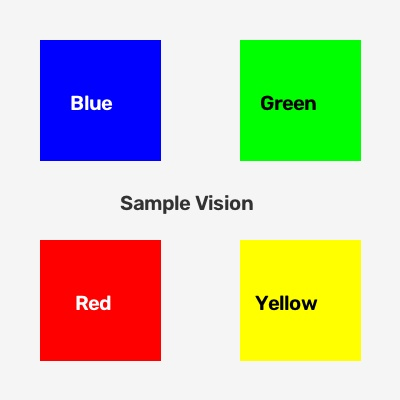
#> input picture images/sample.jpg, 400 x 400 px
$ python 04_segmentasi_dan_deteksi_warna_hsv.py
#> lines starting #> are read from the running program, lines starting #| are printed output that depends on the picture; after the words box and inside, x2 and y2 are one past the last pixel; in counts of white or black regions, pixels touching at a corner belong together
"""
=============================================================================
Modul 04: Segmentasi Warna dan Deteksi Objek Berdasarkan Warna (HSV)
=============================================================================
Deskripsi:
Program ini adalah teknik paling populer dalam Robotika Vision (Line follower warna,
ball tracking, marker tracking):
1. Mengonversi citra BGR ke ruang warna HSV
2. Menentukan rentang ambang batas bawah dan atas warna (Lower & Upper HSV bounds)
3. Membuat masker biner citra (cv2.inRange)
4. Membersihkan noise pada masker menggunakan operasi morfologi (Morphological Opening & Closing)
5. Mengisolasi objek target menggunakan Bitwise AND (cv2.bitwise_and)
6. Menemukan kontur, menghitung luas area, dan titik tengah (Centroid / koordinat X, Y)
7. Menggambar Bounding Box dan titik koordinat untuk kendali robot

Penulis: Pembelajaran Robotik & Vision
=============================================================================
"""

import os
import cv2
import numpy as np
import matplotlib.pyplot as plt

def main():
    current_dir = os.path.dirname(os.path.abspath(__file__))
    image_path = os.path.join(current_dir, "images", "sample.jpg")

    # 1. Membaca gambar
    img_bgr = cv2.imread(image_path)
#> img_bgr is the input picture: shape (400, 400, 3); mean B, G, R 178, 200.6, 200.6
    if img_bgr is None:
        print("[ERROR] File gambar tidak ditemukan!")
        return

    # 2. Konversi ruang warna dari BGR ke HSV
    # Di OpenCV: H berkisar 0-179, S berkisar 0-255, V berkisar 0-255
    img_hsv = cv2.cvtColor(img_bgr, cv2.COLOR_BGR2HSV)
#> img_hsv: shape (400, 400, 3); mean H, S, V 26, 92.4, 245.7

    # =========================================================================
    # MENENTUKAN RENTANG WARNA TARGET (Contoh: Objek Berwarna Biru)
    # =========================================================================
    # Panduan umum nilai Hue di OpenCV:
    # Merah: 0-10 & 160-179, Kuning: 20-35, Hijau: 35-85, Biru: 90-130
    lower_blue = np.array([90, 80, 80], dtype=np.uint8)
    upper_blue = np.array([130, 255, 255], dtype=np.uint8)

    # 3. Membuat masker biner: piksel dalam rentang menjadi 255 (putih), sisanya 0 (hitam)
    mask = cv2.inRange(img_hsv, lower_blue, upper_blue)
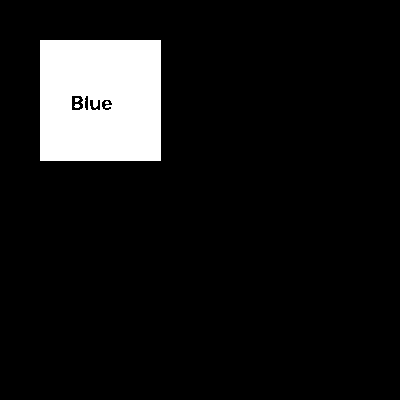
#> mask: shape (400, 400); 9% white; 4 white regions (3 under 20 px), largest, box (x1, y1, x2, y2) and area: (40, 40, 161, 161) 14339

    # 4. Operasi Morfologi (Noise Filtering)
    # Membersihkan bintik-bintik kecil (noise) dan menutup celah kosong pada objek
    kernel = np.ones((5, 5), np.uint8)
    mask_clean = cv2.morphologyEx(mask, cv2.MORPH_OPEN, kernel)   # Menghilangkan noise luar
#> mask_clean: shape (400, 400); 8.9% white; 1 white region, box (x1, y1, x2, y2) and area: (40, 40, 161, 161) 14234
    mask_clean = cv2.morphologyEx(mask_clean, cv2.MORPH_CLOSE, kernel) # Menutup lubang dalam
#> mask_clean: shape (400, 400); 8.9% white; 1 white region, box (x1, y1, x2, y2) and area: (40, 40, 161, 161) 14264

    # 5. Mengisolasi objek warna menggunakan Bitwise AND
    # Hanya bagian putih pada mask_clean yang akan mempertahankan warna aslinya
    segmented_result = cv2.bitwise_and(img_bgr, img_bgr, mask=mask_clean)
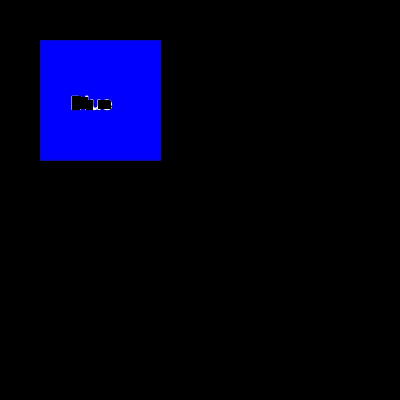
#> segmented_result: shape (400, 400, 3); mean B, G, R 22.3, 0.1, 0.1

    # =========================================================================
    # DETEKSI POSISI OBJEK (CONTOURS & CENTROID UNTUK ROBOT)
    # =========================================================================
    # Mencari kontur (garis tepi luar) dari masker objek
    contours, _ = cv2.findContours(mask_clean, cv2.RETR_EXTERNAL, cv2.CHAIN_APPROX_SIMPLE)
#> contours = [[[40, 40], [40, 160], [160, 160], [160, 40]]]

    img_tracking = img_bgr.copy()
    print(f"\n[INFO] Jumlah kontur warna biru ditemukan: {len(contours)}")
#| [INFO] Jumlah kontur warna biru ditemukan: 1

    for idx, cnt in enumerate(contours):
        area = cv2.contourArea(cnt)
        # Filter ukuran objek (abaikan jika terlalu kecil / noise)
        if area > 500:
            # 1. Bounding Box (Kotak pembatas objek)
            x, y, w, h = cv2.boundingRect(cnt)
            cv2.rectangle(img_tracking, (x, y), (x + w, y + h), (0, 255, 0), 2)

            # 2. Centroid (Titik Pusat Koordinat Objek)
            M = cv2.moments(cnt)
            if M["m00"] != 0:
                cx = int(M["m10"] / M["m00"])
                cy = int(M["m01"] / M["m00"])

                # Gambar titik merah di tengah objek
                cv2.circle(img_tracking, (cx, cy), 6, (0, 0, 255), -1)

                # Tulis label koordinat
                label = f"Target (X:{cx}, Y:{cy})"
                cv2.putText(img_tracking, label, (x - 10, y - 10),
                            cv2.FONT_HERSHEY_SIMPLEX, 0.55, (0, 255, 0), 2)

                print(f" -> Objek #{idx + 1}: Koordinat Pusat = ({cx}, {cy}), Luas Area = {area:.0f} px")
#> this loop made 1 pass
#> (cnt, area, x, y, w, h, cx, cy) on pass 1: ([[40, 40], [40, 160], [160, 160], [160, 40]], 14400, 40, 40, 121, 121, 100, 100)
#|  -> Objek #1: Koordinat Pusat = (100, 100), Luas Area = 14400 px
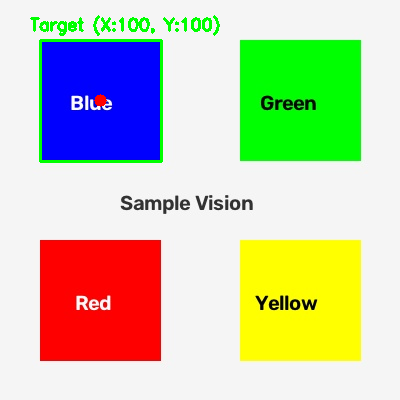
#> img_tracking: shape (400, 400, 3); 1.75% of pixels changed, all inside (x1, y1, x2, y2) = (30, 15, 220, 163)

    # =========================================================================
    # VISUALISASI HASIL DENGAN MATPLOTLIB
    # =========================================================================
    fig, axes = plt.subplots(2, 2, figsize=(12, 10))
    fig.suptitle("Modul 04: Segmentasi Warna dan Deteksi Objek (HSV Color Tracking)", fontsize=15)

    # 1. Citra Asli (RGB)
    axes[0, 0].imshow(cv2.cvtColor(img_bgr, cv2.COLOR_BGR2RGB))
    axes[0, 0].set_title("1. Citra Asli Input")
    axes[0, 0].axis("off")

    # 2. Masker Biner Hasil Thresholding HSV
    axes[0, 1].imshow(mask_clean, cmap="gray")
    axes[0, 1].set_title("2. Binary Mask (Objek Biru = Putih)")
    axes[0, 1].axis("off")

    # 3. Hasil Segmentasi (Hanya Objek Target yang Berwarna)
    axes[1, 0].imshow(cv2.cvtColor(segmented_result, cv2.COLOR_BGR2RGB))
    axes[1, 0].set_title("3. Segmented Result (Bitwise AND)")
    axes[1, 0].axis("off")

    # 4. Deteksi Objek & Centroid untuk Robotik
    axes[1, 1].imshow(cv2.cvtColor(img_tracking, cv2.COLOR_BGR2RGB))
    axes[1, 1].set_title("4. Robot Tracking View (Bounding Box & Koordinat)")
    axes[1, 1].axis("off")

    plt.tight_layout()
    output_path = os.path.join(current_dir, "images", "hasil_deteksi_warna.png")
    plt.savefig(output_path)
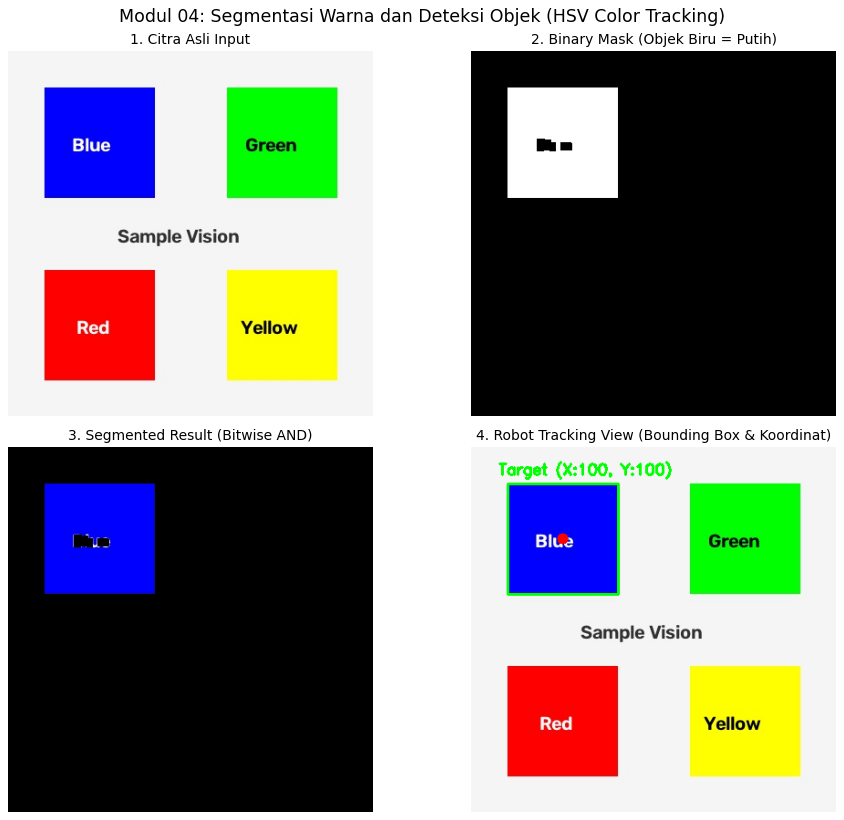
#> figure drawn by matplotlib, 4 panels
    print(f"[INFO] Visualisasi deteksi warna disimpan ke: {output_path}")

    print("\n[PETUNJUK] Tutup jendela matplotlib yang muncul untuk menyelesaikan program.")
    plt.show()

if __name__ == "__main__":
    main()

$ run again, with images/hasil_deteksi_bentuk.png saved as images/sample.jpg
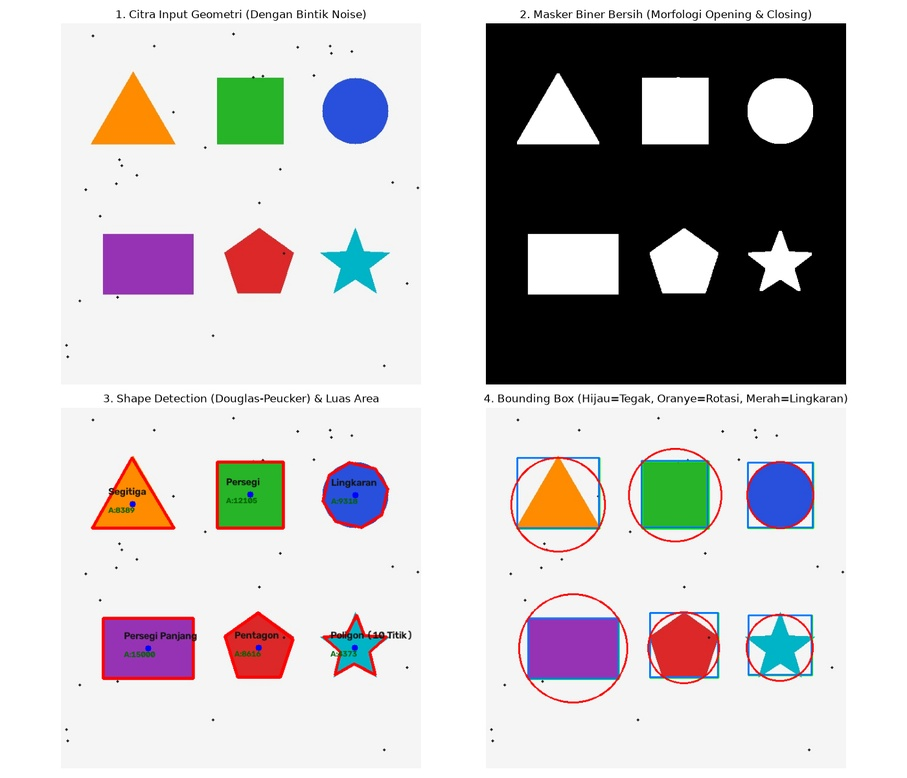
#> input picture images/hasil_deteksi_bentuk.png, 907 x 778 px, shrunk from 1400 x 1200 before the run
#> in main, img_bgr is the input picture: shape (778, 907, 3); mean B, G, R 194.9, 194, 197.3
#> img_hsv: shape (778, 907, 3); mean H, S, V 15.1, 21.2, 204.6
#> in main, `mask = cv2.inRange(img_hsv, lower_blue, upper_blue)`:
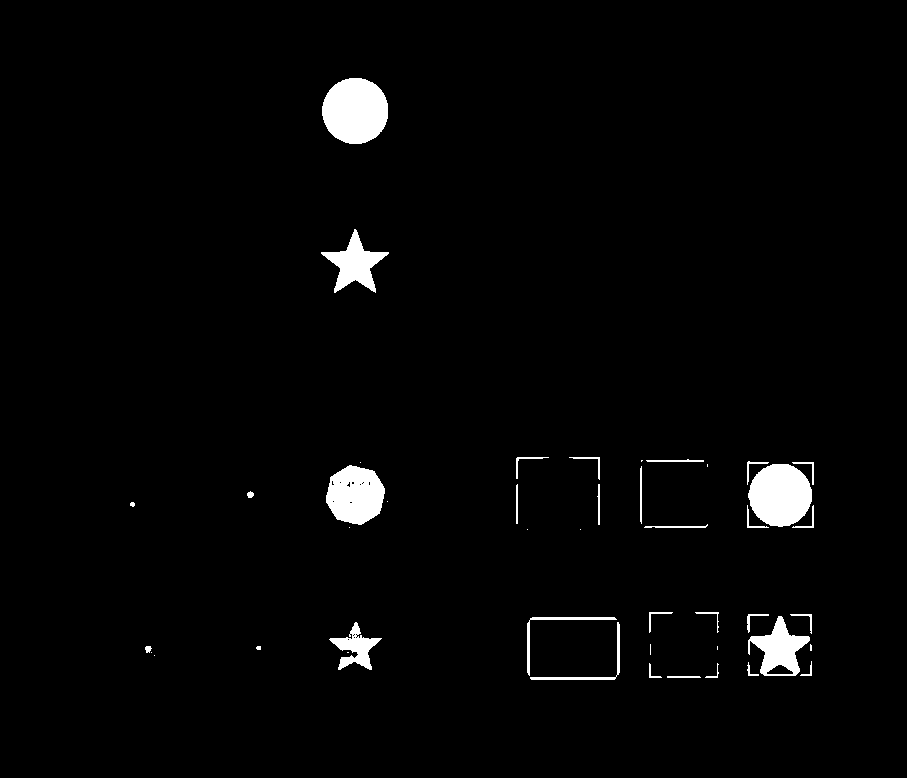
#> mask: shape (778, 907); 2.3% white; 45 white regions (14 under 20 px), largest, box (x1, y1, x2, y2) and area: (322, 78, 388, 144) 3455, (748, 464, 812, 527) 3121, (326, 465, 385, 525) 2639
#> contours = 8 contours, 2 with area under 20; largest, box (x1, y1, x2, y2) and area: (322, 78, 388, 144) 3360, (748, 464, 812, 527) 3030, (326, 466, 385, 524) 2562, (325, 232, 385, 290) 1570, (751, 617, 809, 674) 1555, (332, 626, 378, 668) 843
#| [INFO] Jumlah kontur warna biru ditemukan: 8
#> the loop in main, `for idx, cnt in enumerate(contours):` made 8 passes
#> (area, x, y, w, h, cx, cy) on passes 2, 3, 5, 6, 7, 8: (843, 332, 626, 46, 42, 355, 647), (1555, 751, 617, 58, 57, 779, 647), (2562.5, 326, 466, 59, 58, 355, 494), (3030.5, 748, 464, 64, 63, 779, 494), (1570.5, 325, 232, 60, 58, 354, 263), (3360.5, 322, 78, 66, 66, 354, 110)
#> (printed output is left out)
#> in main, `plt.savefig(output_path)`:
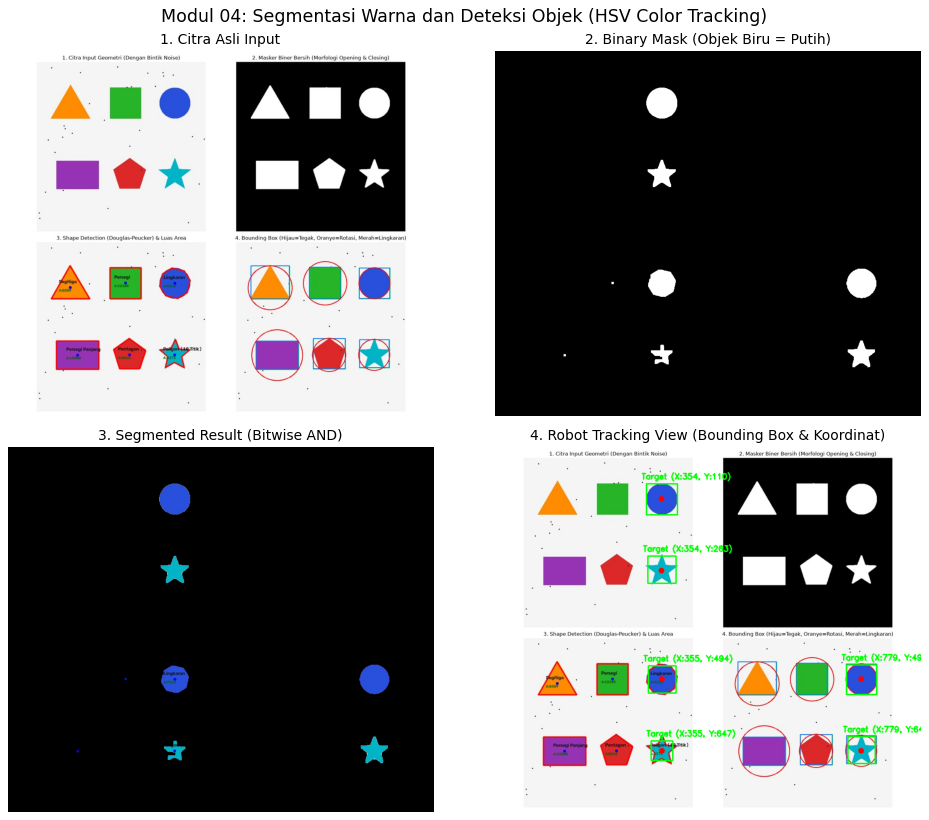
#> figure drawn by matplotlib, 4 panels
